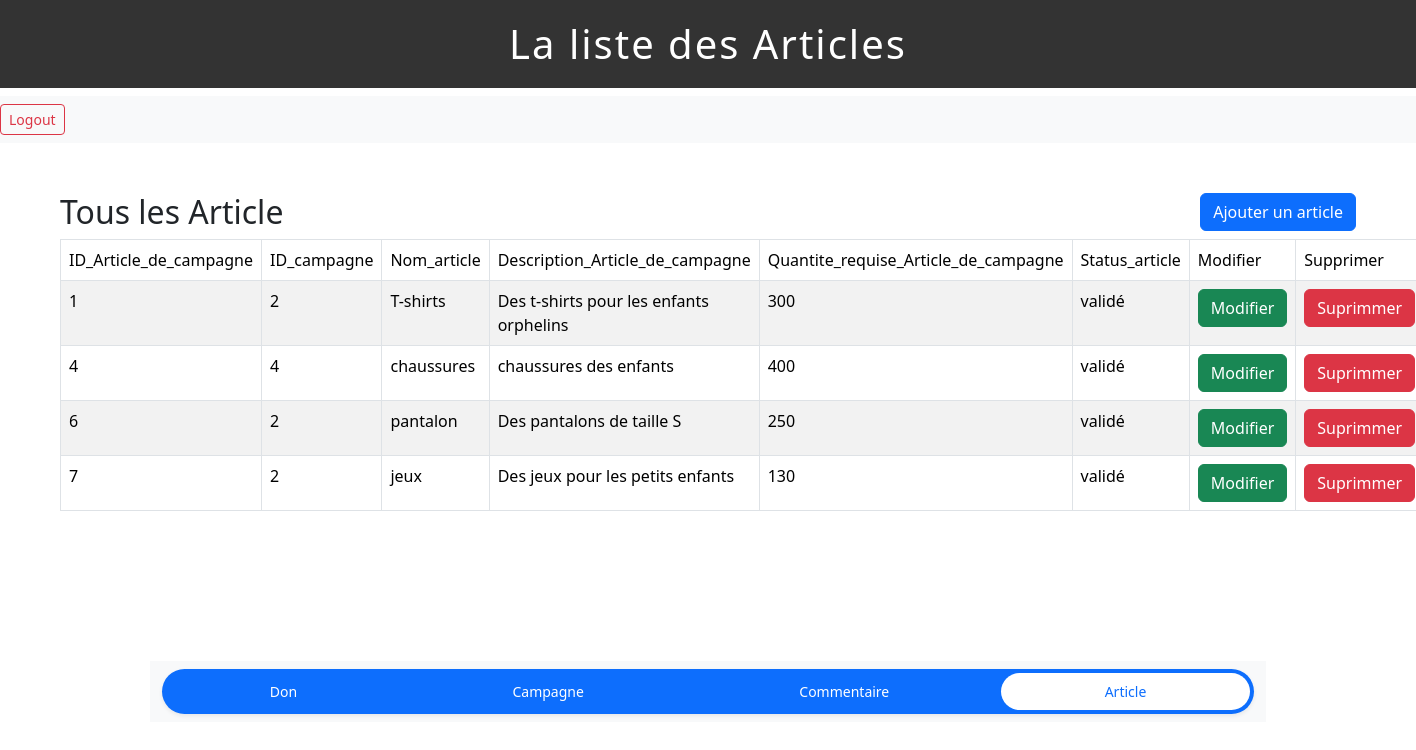
/article.php (signed in), run on the app's committed database.
### tables this page shows
CREATE TABLE `article` (
  `ID_Article_de_campagne` bigint(20) NOT NULL,
  `ID_campagne` bigint(20) DEFAULT NULL,
  `Nom_article` text DEFAULT NULL,
  `Description_Article_de_campagne` text DEFAULT NULL,
  `Quantite_requise_Article_de_campagne` bigint(20) DEFAULT NULL,
  `Status_article` text NOT NULL
);

### article.php (the view, shortened to what this page needs)
<?php
$user_type = $_SESSION['user_type'];
?>
<?php
include("connection.php");
include("header_art.php");
?>
        <div class="box1">
          <h2>Tous les Article</h2>
          <button type="button" class="btn btn-primary" data-bs-toggle="modal" data-bs-target="#exampleModal">Ajouter un article</button>
        </div>
        <table class="table table-hover table-bordered table-striped">
            <thead>
                <tr>
                    <td>ID_Article_de_campagne</td>
                    <td>ID_campagne</td>
                    <td>Nom_article</td>
                    <td>Description_Article_de_campagne</td>
                    <td>Quantite_requise_Article_de_campagne</td>
                    <td>Status_article</td>
                    <?php if ($user_type == 'Organisation') : ?>
                    <td>Modifier</td>
                    <td>Supprimer</td>
                    <?php endif; ?>
                </tr>
            </thead>
            <tbody>
            <?php
                $sql = "SELECT * FROM article";
                $query = $conn->prepare($sql);
                $query->execute();
                $result = $query->fetchAll(PDO::FETCH_ASSOC);
                foreach ($result as $row) {
                    echo "<tr>";
                    echo "<td>" . $row['ID_Article_de_campagne'] . "</td>";
                    echo "<td>" . $row['ID_campagne'] . "</td>";
                    echo "<td>" . $row['Nom_article'] . "</td>";
                    echo "<td>" . $row['Description_Article_de_campagne'] . "</td>";
                    echo "<td>" . $row['Quantite_requise_Article_de_campagne'] . "</td>";
                    echo "<td>" . $row['Status_article'] . "</td>";
                    if ($user_type == 'Organisation') {
                    echo "<td><a href='update_article.php?id=" .$row["ID_Article_de_campagne"]. "' class='btn btn-success'>Modifier</a></td>";
                    echo "<td><a href='delete_article.php?id=" .$row["ID_Article_de_campagne"]. "' onclick='return confirmDelete();' class='btn btn-danger'>Suprimmer</a></td>";
                    }
                    echo "</tr>";
                }
            ?>
            </tbody>
        </table>
<?php
include("footer.php");
?>

### style.css (style rules this page uses)
.box1 h2 { float: left; }
.box1 button { float: right; }

### data on the page
article: ID_Article_de_campagne "1", ID_campagne "2", Nom_article "T-shirts", Description_Article_de_campagne "Des t-shirts pour les enfants orphelins", Quantite_requise_Article_de_campagne "300", Status_article "validé"
article: ID_Article_de_campagne "4", ID_campagne "4", Nom_article "chaussures", Description_Article_de_campagne "chaussures des enfants", Quantite_requise_Article_de_campagne "400", Status_article "validé"
article: ID_Article_de_campagne "6", ID_campagne "2", Nom_article "pantalon", Description_Article_de_campagne "Des pantalons de taille S", Quantite_requise_Article_de_campagne "250", Status_article "validé"
article: ID_Article_de_campagne "7", ID_campagne "2", Nom_article "jeux", Description_Article_de_campagne "Des jeux pour les petits enfants", Quantite_requise_Article_de_campagne "130", Status_article "validé"
